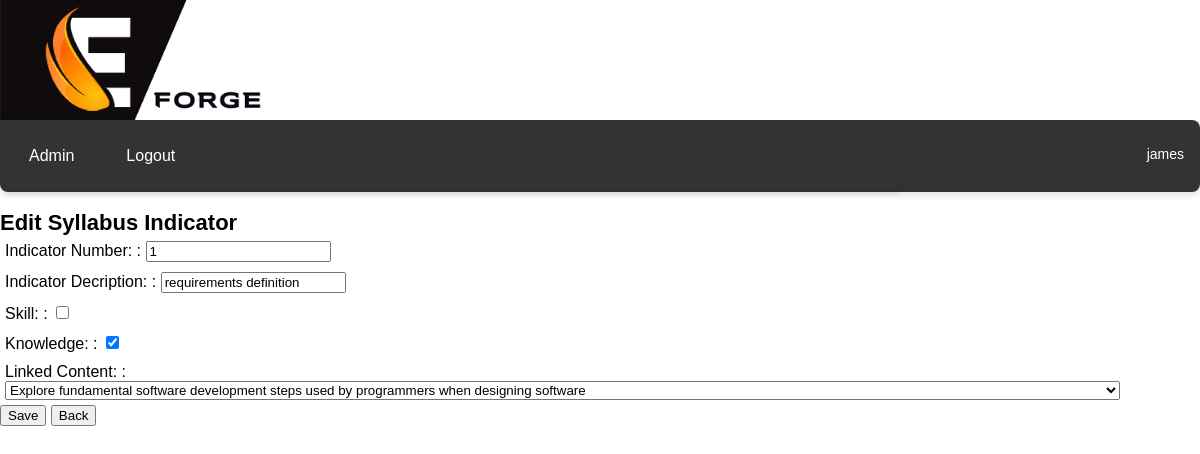
The app's page /textbook/syllabus_indicator/1/edit/ (signed in) with its own data.
### textbook/models.py (models this page shows, shortened)
class SyllabusIndicator(models.Model):
    indicator_number = models.IntegerField(blank=True)
    indicator_description = models.CharField(max_length=200, default='')
    indicator_skill = models.BooleanField(default=False)
    indicator_knowledge = models.BooleanField(default=True)
    syllabus_content = models.ForeignKey(SyllabusContent, on_delete=models.CASCADE, related_name='indicators')
    class Meta:
        verbose_name_plural = "Syllabus Indicators"

### textbook/views.py (the view)
# urls.py: path('syllabus_indicator/<int:pk>/edit/', SyllabusIndicatorUpdate.as_view(), name='syllabus_indicator_edit'),
class SyllabusIndicatorUpdate(LoginRequiredMixin, UpdateView):
    model = SyllabusIndicator
    form_class = SyllabusIndicatorForm
    template_name = 'textbook/syllabus_indicator_form.html'
    success_url = reverse_lazy('textbook:syllabus_indicator_list')

### textbook/forms.py
class SyllabusIndicatorForm(forms.ModelForm):
    class Meta:
        model = SyllabusIndicator
        fields = '__all__'
        labels = {
            'indicator_number': 'Indicator Number: ',
            'indicator_description': 'Indicator Decription: ',
            'indicator_skill': 'Skill: ',
            'indicator_knowledge': 'Knowledge: ',
            'syllabus_content': 'Linked Content: '
        }

### textbook/models.py (called while the page is built)
    def __str__(self):
        return self.content_title

### users/context_processors.py (called while the page is built)
def schools_list_processor(request):
    if not request.user.is_authenticated:
        return {}
    user_profile = request.user.userprofile
    if user_profile.user_type == 'teacher':
        schools_list = user_profile.schools.all()
    elif user_profile.user_type == 'student':
        schools_list = user_profile.schools.all()
    else:
        schools_list = []
    return {'schools_list': schools_list}

### textbook/templates/textbook/syllabus_indicator_form.html (shortened to what this page needs)
{% extends "users/layout.html" %}
{% block body %}
<h2>{% if object %}Edit Syllabus Indicator{% else %}Add Syllabus Indicator{% endif %}</h2>
<form method="post">
    {{ form.as_p }}
    <button type="submit">Save</button>
    <button type="button" onclick="window.history.back();">Back</button>
</form>
{% endblock %}

### users/templates/users/layout.html (shortened to what this page needs)
{% load static %}
<!DOCTYPE html>
<html lang="en">
<head>
    <link href="{% static 'users/styles.css' %}" rel="stylesheet">
</head>
<body>
    <div class="logo">
        <img src="{% static 'users/logo.jpg' %}" alt="Logo">
    </div>
    <div class="menu">
        <table style="width: 100%;"><tr>
            <td>
                {% if user.is_authenticated %}
                    <ul class="menu">
                        {% url 'users:school_user' as school_user_url %}
                        {% url 'users:create_teacher' as create_teacher_url %}
                        {% url 'users:teacher_classes' as teacher_classes_url %}
                        {% url 'users:teacher_subjects' as teacher_subjects_url %}
                        {% url 'textbook:lesson_schedule' as lesson_schedule_url %}
                        {% url 'textbook:study_materials' as study_materials_url %}
                        {% url 'users:logout' as logout_url %}
                        {% if user.is_superuser %}
                            <li><a href="{{ school_user_url }}" class="{% if request.path == school_user_url %}active{% endif %}">Admin</a></li>
                        {% elif user.userprofile.user_type == 'school' %}
                            <li><a href="{{ school_user_url }}" class="{% if request.path == school_user_url %}active{% endif %}">Admin</a></li>
                        {% elif user.userprofile.user_type == 'teacher' %}
                            <li><a href="{{ teacher_classes_url }}" class="{% if request.path == teacher_classes_url %}active{% endif %}">Classes</a></li>
                            <li><a href="{{ teacher_subjects_url }}" class="{% if request.path == teacher_subjects_url %}active{% endif %}">Subjects</a></li>
                            {% endif %}
                        <li><a href="{{ logout_url }}" class="{% if request.path == logout_url %}active{% endif %}">Logout</a></li>
                    </ul>
                {% endif %}
            </td>
            <td>
                {% if user.is_authenticated %}
                    <div class="user-info">
                        <table class="right-aligned-table">
                            <tr>
                                <td>
                                    <span>{{ user.username }}</span>
                                </td>
                            </tr>
                            <tr>
                                <td>
                                </td>
                            </tr>
                        </table>
                    </div>
                {% endif %}
            </td>
        </tr></table>
    </div>
{% block body %}
{% endblock %}
</body>
</html>

### users/static/users/styles.css (style rules this page uses)
html, body { width: 100%; font-family: Arial, sans-serif; padding: 0; margin: 0; }
h2, h3, h4, p, .question, .answer, .message, .list-view { margin-bottom: 0px; }
h2 { font-size: 22px; }
p { font-size: 16px; padding: 5px; margin: 0; }
.logo img { height: 120px; width: auto; display: block; }
.user-info { display: flex; align-items: right; padding: 10px; font-size: 14px; color: #ffffff; }
.right-aligned-table { width: 100%; text-align: right; }
.menu { list-style-type: none; width: 100%; margin: 0; padding: 0; display: flex; align-items: center; background-color: #333; border-radius: 0 8px 8px 8px; box-shadow: 0 4px 6px rgba(0,0,0,0.1); }
.menu li a { display: block; color: white; text-align: center; padding: 14px 16px; text-decoration: none; border-radius: 8px 8px 0 0; font-family: Arial, sans-serif; }
a { font-family: Arial, sans-serif; color: #007BFF; text-decoration: none; transition: color 0.2s; margin: 10px; }

### records on screen
SyllabusIndicator: indicator_number "1", indicator_description "requirements definition", indicator_knowledge "☑", syllabus_content "Explore fundamental software development steps used by programmers when designing software"

### other values on screen
{{ user.username }} "james"
